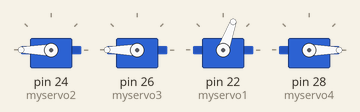
This sketch was run on a simulated Arduino Mega 2560, built with avr-gcc and run on an emulated ATmega2560. Parts: 4 × servo.

Above: at 0.05 s.
At 2.05 s:
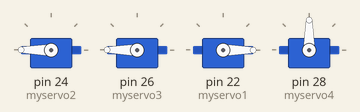
At 4.05 s:
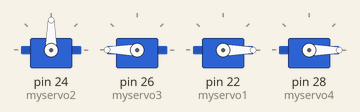
At 6.05 s:
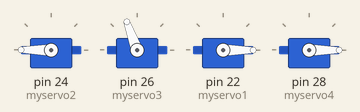
At 8.0 s:
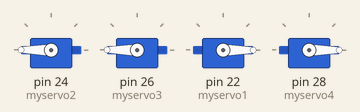
Timing chart, 0 to 10.4 s (numbered marks = the images above):
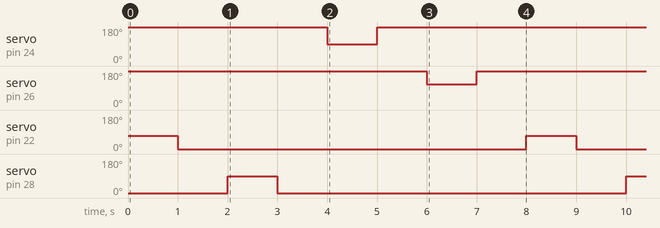

The sketch:

Servo.ino
```cpp
#include <Servo.h>

Servo myservo1;
Servo myservo4;
Servo myservo2;
Servo myservo3;  // create servo object to control a servo
// twelve servo objects can be created on most boards

void setup() {
  myservo2.attach(24);  // attaches the servo on pin 9 to the servo object
  myservo3.attach(26);
  myservo2.write(180);
  myservo3.write(180);
  myservo1.attach(22);  // attaches the servo on pin 9 to the servo object
  myservo4.attach(28);
  myservo1.write(0);
  myservo4.write(0);

}

void loop() {
  myservo1.write(70);
  delay(1000);
  myservo1.write(0);
  delay(1000);
  myservo4.write(90);
  delay(1000);
  myservo4.write(0);
  delay(1000);

  myservo2.write(90);
  delay(1000);
  myservo2.write(180);
  delay(1000);
  myservo3.write(110);
  delay(1000);
  myservo3.write(180);
  delay(1000);
}
```

Measured:
- by itself, servo on pin 24 (myservo2): alternates 180° for 7.0 s and 90° for 1.0 s
- by itself, servo on pin 26 (myservo3): alternates 180° for 7.0 s and 110° for 1.0 s
- by itself, servo on pin 22 (myservo1): alternates 70° for 1.0 s and 0° for 7.0 s
- by itself, servo on pin 28 (myservo4): alternates 90° for 1.0 s and 0° for 7.0 s
